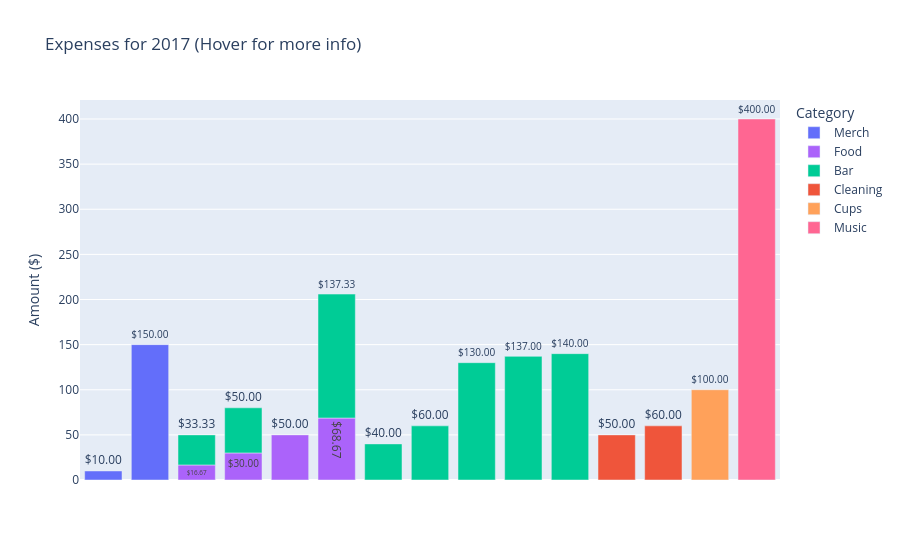
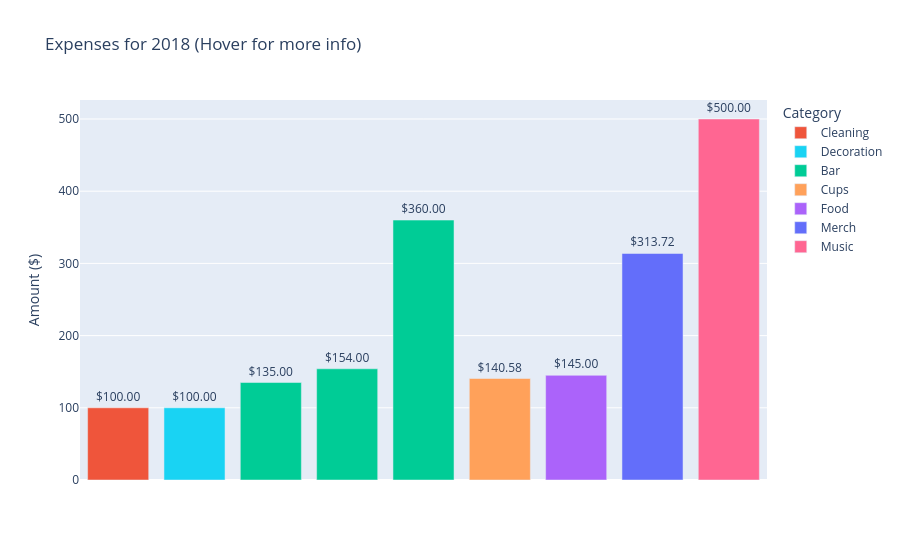
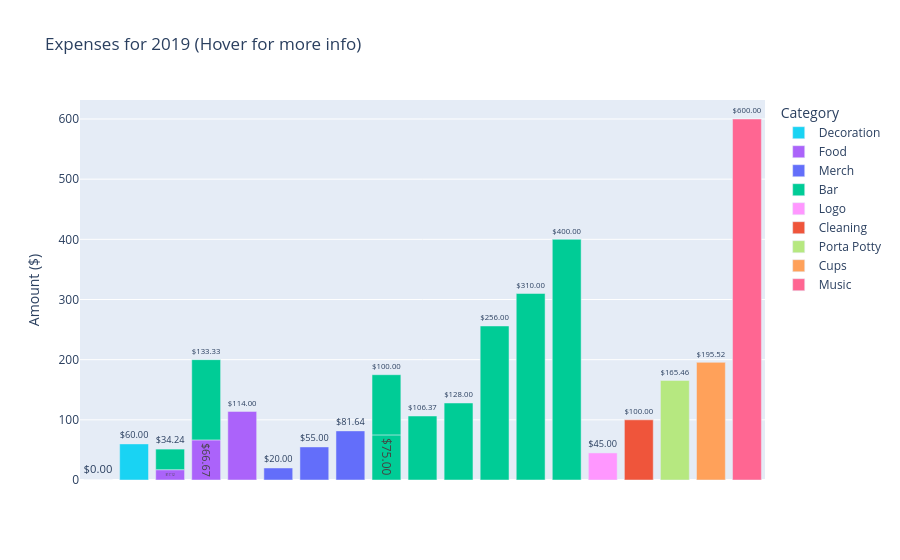

The cell these charts' notebook holds for them, in order:
### Code cell
# bar plot of each year's expenses

# get unique years and categories
years = df["Year"].unique()
categories = df["Category"].unique()

# create a color dictionary
color_discrete_map = {
    category: px.colors.qualitative.Plotly[i % len(px.colors.qualitative.Plotly)]
    for i, category in enumerate(categories)
}

# create a subplot for each year
for year in years:
    df_year = df[df["Year"] == year]

    # sort by Amount
    df_year = df_year.sort_values("Amount")

    # create the bar chart
    fig = px.bar(
        df_year,
        x="Expense",
        y="Amount",
        color="Category",
        hover_data={"Expense": True, "Amount": False, "Name": True},
        labels={"Expense": "Expense", "Amount": "Amount ($)", "Name": "Name"},
        title=f"Expenses for {year} (Hover for more info)",
        text=df_year["Amount"].apply(lambda x: f"${x:.2f}"),
        color_discrete_map=color_discrete_map,
    )

    # hide x-axis labels
    fig.update_xaxes(visible=False, showticklabels=False)

    # update text on bars and customize hover text
    fig.update_traces(textposition="outside", hovertemplate="<b>%{x}</b><br>%{text}")

    fig.show()

### Figure 1 — Plotly figure (JSON) as saved in the notebook; plotly's stock layout.template omitted (floating-point values rounded to 4 significant figures)
{"data": [{"alignmentgroup": "True", "customdata": [["Tom Brady"], ["Randy Detman"]], "hovertemplate": "<b>%{x}</b><br>%{text}", "legendgroup": "Merch", "marker": {"color": "#636EFA", "pattern": {"shape": ""}}, "name": "Merch", "offsetgroup": "Merch", "orientation": "v", "showlegend": true, "text": ["$10.00", "$150.00"], "textposition": "outside", "type": "bar", "x": ["Sign stuff", "Key chains"], "xaxis": "x", "y": [10, 150], "yaxis": "y"}, {"alignmentgroup": "True", "customdata": [["Morning Glory"], ["Tom Brady"], ["Tom Brady"], ["Randy Detman"]], "hovertemplate": "<b>%{x}</b><br>%{text}", "legendgroup": "Food", "marker": {"color": "#AB63FA", "pattern": {"shape": ""}}, "name": "Food", "offsetgroup": "Food", "orientation": "v", "showlegend": true, "text": ["$16.67", "$30.00", "$50.00", "$68.67"], "textposition": "outside", "type": "bar", "x": ["Liquor / Food / Costco", "Extra beer and plates from Giant", "Plates/cups etc", "Costco"], "xaxis": "x", "y": [16.67, 30, 50, 68.67], "yaxis": "y"}, {"alignmentgroup": "True", "customdata": [["Morning Glory"], ["Watsonville"], ["Tom Brady"], ["Tom Brady"], ["Randy Detman"], ["Tom Brady"], ["Randy Detman"], ["Morning Glory"]], "hovertemplate": "<b>%{x}</b><br>%{text}", "legendgroup": "Bar", "marker": {"color": "#00CC96", "pattern": {"shape": ""}}, "name": "Bar", "offsetgroup": "Bar", "orientation": "v", "showlegend": true, "text": ["$33.33", "$40.00", "$50.00", "$60.00", "$130.00", "$137.00", "$137.33", "$140.00"], "textposition": "outside", "type": "bar", "x": ["Liquor / Food / Costco", "Beer", "Extra beer and plates from Giant", "Ice ", "Homebrew", "Extra kegs from 3 stars", "Costco", "Brau kegs"], "xaxis": "x", "y": [33.33, 40, 50, 60, 130, 137, 137.3, 140], "yaxis": "y"}, {"alignmentgroup": "True", "customdata": [["Randy Detman"], ["Randy Detman"]], "hovertemplate": "<b>%{x}</b><br>%{text}", "legendgroup": "Cleaning", "marker": {"color": "#EF553B", "pattern": {"shape": ""}}, "name": "Cleaning", "offsetgroup": "Cleaning", "orientation": "v", "showlegend": true, "text": ["$50.00", "$60.00"], "textposition": "outside", "type": "bar", "x": ["Carpet cleaner", "Cleaning service"], "xaxis": "x", "y": [50, 60], "yaxis": "y"}, {"alignmentgroup": "True", "customdata": [["Randy Detman"]], "hovertemplate": "<b>%{x}</b><br>%{text}", "legendgroup": "Cups", "marker": {"color": "#FFA15A", "pattern": {"shape": ""}}, "name": "Cups", "offsetgroup": "Cups", "orientation": "v", "showlegend": true, "text": ["$100.00"], "textposition": "outside", "type": "bar", "x": ["Personalized Cups"], "xaxis": "x", "y": [100], "yaxis": "y"}, {"alignmentgroup": "True", "customdata": [["Tom Brady"]], "hovertemplate": "<b>%{x}</b><br>%{text}", "legendgroup": "Music", "marker": {"color": "#FF6692", "pattern": {"shape": ""}}, "name": "Music", "offsetgroup": "Music", "orientation": "v", "showlegend": true, "text": ["$400.00"], "textposition": "outside", "type": "bar", "x": ["Bands"], "xaxis": "x", "y": [400], "yaxis": "y"}], "layout": {"barmode": "relative", "legend": {"title": {"text": "Category"}, "tracegroupgap": 0}, "title": {"text": "Expenses for 2017 (Hover for more info)"}, "xaxis": {"anchor": "y", "domain": [0, 1], "showticklabels": false, "title": {"text": "Expense"}, "visible": false}, "yaxis": {"anchor": "x", "domain": [0, 1], "title": {"text": "Amount ($)"}}}}

### Figure 2 — Plotly figure (JSON) as saved in the notebook; plotly's stock layout.template omitted (floating-point values rounded to 4 significant figures)
{"data": [{"alignmentgroup": "True", "customdata": [["Morning Glory"]], "hovertemplate": "<b>%{x}</b><br>%{text}", "legendgroup": "Cleaning", "marker": {"color": "#EF553B", "pattern": {"shape": ""}}, "name": "Cleaning", "offsetgroup": "Cleaning", "orientation": "v", "showlegend": true, "text": ["$100.00"], "textposition": "outside", "type": "bar", "x": ["Cleaner / Carpet cleaner"], "xaxis": "x", "y": [100], "yaxis": "y"}, {"alignmentgroup": "True", "customdata": [["Tom Brady"]], "hovertemplate": "<b>%{x}</b><br>%{text}", "legendgroup": "Decoration", "marker": {"color": "#19D3F3", "pattern": {"shape": ""}}, "name": "Decoration", "offsetgroup": "Decoration", "orientation": "v", "showlegend": true, "text": ["$100.00"], "textposition": "outside", "type": "bar", "x": ["Pumpkins, hay and cider"], "xaxis": "x", "y": [100], "yaxis": "y"}, {"alignmentgroup": "True", "customdata": [["Morning Glory"], ["Morning Glory"], ["Randy Detman"]], "hovertemplate": "<b>%{x}</b><br>%{text}", "legendgroup": "Bar", "marker": {"color": "#00CC96", "pattern": {"shape": ""}}, "name": "Bar", "offsetgroup": "Bar", "orientation": "v", "showlegend": true, "text": ["$135.00", "$154.00", "$360.00"], "textposition": "outside", "type": "bar", "x": ["Liquor at Costco", "Keg of port city porter", "FBC Kegs (8 @ roughly $45/keg)"], "xaxis": "x", "y": [135, 154, 360], "yaxis": "y"}, {"alignmentgroup": "True", "customdata": [["Randy Detman"]], "hovertemplate": "<b>%{x}</b><br>%{text}", "legendgroup": "Cups", "marker": {"color": "#FFA15A", "pattern": {"shape": ""}}, "name": "Cups", "offsetgroup": "Cups", "orientation": "v", "showlegend": true, "text": ["$140.58"], "textposition": "outside", "type": "bar", "x": ["Cups"], "xaxis": "x", "y": [140.6], "yaxis": "y"}, {"alignmentgroup": "True", "customdata": [["Randy Detman"]], "hovertemplate": "<b>%{x}</b><br>%{text}", "legendgroup": "Food", "marker": {"color": "#AB63FA", "pattern": {"shape": ""}}, "name": "Food", "offsetgroup": "Food", "orientation": "v", "showlegend": true, "text": ["$145.00"], "textposition": "outside", "type": "bar", "x": ["Costco"], "xaxis": "x", "y": [145], "yaxis": "y"}, {"alignmentgroup": "True", "customdata": [["Randy Detman"]], "hovertemplate": "<b>%{x}</b><br>%{text}", "legendgroup": "Merch", "marker": {"color": "#636EFA", "pattern": {"shape": ""}}, "name": "Merch", "offsetgroup": "Merch", "orientation": "v", "showlegend": true, "text": ["$313.72"], "textposition": "outside", "type": "bar", "x": ["Shirts"], "xaxis": "x", "y": [313.7], "yaxis": "y"}, {"alignmentgroup": "True", "customdata": [["Tom Brady"]], "hovertemplate": "<b>%{x}</b><br>%{text}", "legendgroup": "Music", "marker": {"color": "#FF6692", "pattern": {"shape": ""}}, "name": "Music", "offsetgroup": "Music", "orientation": "v", "showlegend": true, "text": ["$500.00"], "textposition": "outside", "type": "bar", "x": ["Bands"], "xaxis": "x", "y": [500], "yaxis": "y"}], "layout": {"barmode": "relative", "legend": {"title": {"text": "Category"}, "tracegroupgap": 0}, "title": {"text": "Expenses for 2018 (Hover for more info)"}, "xaxis": {"anchor": "y", "domain": [0, 1], "showticklabels": false, "title": {"text": "Expense"}, "visible": false}, "yaxis": {"anchor": "x", "domain": [0, 1], "title": {"text": "Amount ($)"}}}}

### Figure 3 — Plotly figure (JSON) as saved in the notebook; plotly's stock layout.template omitted (floating-point values rounded to 4 significant figures)
{"data": [{"alignmentgroup": "True", "customdata": [["Burntwood Gardens"], ["Morning Glory"]], "hovertemplate": "<b>%{x}</b><br>%{text}", "legendgroup": "Decoration", "marker": {"color": "#19D3F3", "pattern": {"shape": ""}}, "name": "Decoration", "offsetgroup": "Decoration", "orientation": "v", "showlegend": true, "text": ["$0.00", "$60.00"], "textposition": "outside", "type": "bar", "x": ["Pumpkins / Hay", "Wicked Fun Facebook Sign"], "xaxis": "x", "y": [0, 60], "yaxis": "y"}, {"alignmentgroup": "True", "customdata": [["Randy Detman"], ["Morning Glory"], ["Burntwood Gardens"]], "hovertemplate": "<b>%{x}</b><br>%{text}", "legendgroup": "Food", "marker": {"color": "#AB63FA", "pattern": {"shape": ""}}, "name": "Food", "offsetgroup": "Food", "orientation": "v", "showlegend": true, "text": ["$17.12", "$66.67", "$114.00"], "textposition": "outside", "type": "bar", "x": ["Costco part 2", "Costco Liquor / Plates / Paper Towels, TP, trash bags", "Paella"], "xaxis": "x", "y": [17.12, 66.67, 114], "yaxis": "y"}, {"alignmentgroup": "True", "customdata": [["Tarot"], ["Morning Glory"], ["Randy Detman"]], "hovertemplate": "<b>%{x}</b><br>%{text}", "legendgroup": "Merch", "marker": {"color": "#636EFA", "pattern": {"shape": ""}}, "name": "Merch", "offsetgroup": "Merch", "orientation": "v", "showlegend": true, "text": ["$20.00", "$55.00", "$81.64"], "textposition": "outside", "type": "bar", "x": ["Face paint", "Tie-Dye", "Tie-Dye Ts"], "xaxis": "x", "y": [20, 55, 81.64], "yaxis": "y"}, {"alignmentgroup": "True", "customdata": [["Randy Detman"], ["Scotland"], ["Tom Brady"], ["Florida"], ["Bitter Barbie"], ["Morning Glory"], ["Chicago"], ["Morning Glory"], ["Randy Detman"]], "hovertemplate": "<b>%{x}</b><br>%{text}", "legendgroup": "Bar", "marker": {"color": "#00CC96", "pattern": {"shape": ""}}, "name": "Bar", "offsetgroup": "Bar", "orientation": "v", "showlegend": true, "text": ["$34.24", "$75.00", "$100.00", "$106.37", "$128.00", "$133.33", "$256.00", "$310.00", "$400.00"], "textposition": "outside", "type": "bar", "x": ["Costco part 2", "Liquor run", "Liquor run", "Giant run", "Ice", "Costco Liquor / Plates / Paper Towels, TP, trash bags", "Beer run", "Tonic Kegs (Port City Porter & Bold Rock)", "Homebrew"], "xaxis": "x", "y": [34.24, 75, 100, 106.4, 128, 133.3, 256, 310, 400], "yaxis": "y"}, {"alignmentgroup": "True", "customdata": [["Randy Detman"]], "hovertemplate": "<b>%{x}</b><br>%{text}", "legendgroup": "Logo", "marker": {"color": "#FF97FF", "pattern": {"shape": ""}}, "name": "Logo", "offsetgroup": "Logo", "orientation": "v", "showlegend": true, "text": ["$45.00"], "textposition": "outside", "type": "bar", "x": ["Logo"], "xaxis": "x", "y": [45], "yaxis": "y"}, {"alignmentgroup": "True", "customdata": [["Morning Glory"]], "hovertemplate": "<b>%{x}</b><br>%{text}", "legendgroup": "Cleaning", "marker": {"color": "#EF553B", "pattern": {"shape": ""}}, "name": "Cleaning", "offsetgroup": "Cleaning", "orientation": "v", "showlegend": true, "text": ["$100.00"], "textposition": "outside", "type": "bar", "x": ["Cleaning"], "xaxis": "x", "y": [100], "yaxis": "y"}, {"alignmentgroup": "True", "customdata": [["Randy Detman"]], "hovertemplate": "<b>%{x}</b><br>%{text}", "legendgroup": "Porta Potty", "marker": {"color": "#B6E880", "pattern": {"shape": ""}}, "name": "Porta Potty", "offsetgroup": "Porta Potty", "orientation": "v", "showlegend": true, "text": ["$165.46"], "textposition": "outside", "type": "bar", "x": ["Porta Potty"], "xaxis": "x", "y": [165.5], "yaxis": "y"}, {"alignmentgroup": "True", "customdata": [["Randy Detman"]], "hovertemplate": "<b>%{x}</b><br>%{text}", "legendgroup": "Cups", "marker": {"color": "#FFA15A", "pattern": {"shape": ""}}, "name": "Cups", "offsetgroup": "Cups", "orientation": "v", "showlegend": true, "text": ["$195.52"], "textposition": "outside", "type": "bar", "x": ["Cups"], "xaxis": "x", "y": [195.5], "yaxis": "y"}, {"alignmentgroup": "True", "customdata": [["Tom Brady"]], "hovertemplate": "<b>%{x}</b><br>%{text}", "legendgroup": "Music", "marker": {"color": "#FF6692", "pattern": {"shape": ""}}, "name": "Music", "offsetgroup": "Music", "orientation": "v", "showlegend": true, "text": ["$600.00"], "textposition": "outside", "type": "bar", "x": ["Bands"], "xaxis": "x", "y": [600], "yaxis": "y"}], "layout": {"barmode": "relative", "legend": {"title": {"text": "Category"}, "tracegroupgap": 0}, "title": {"text": "Expenses for 2019 (Hover for more info)"}, "xaxis": {"anchor": "y", "domain": [0, 1], "showticklabels": false, "title": {"text": "Expense"}, "visible": false}, "yaxis": {"anchor": "x", "domain": [0, 1], "title": {"text": "Amount ($)"}}}}
